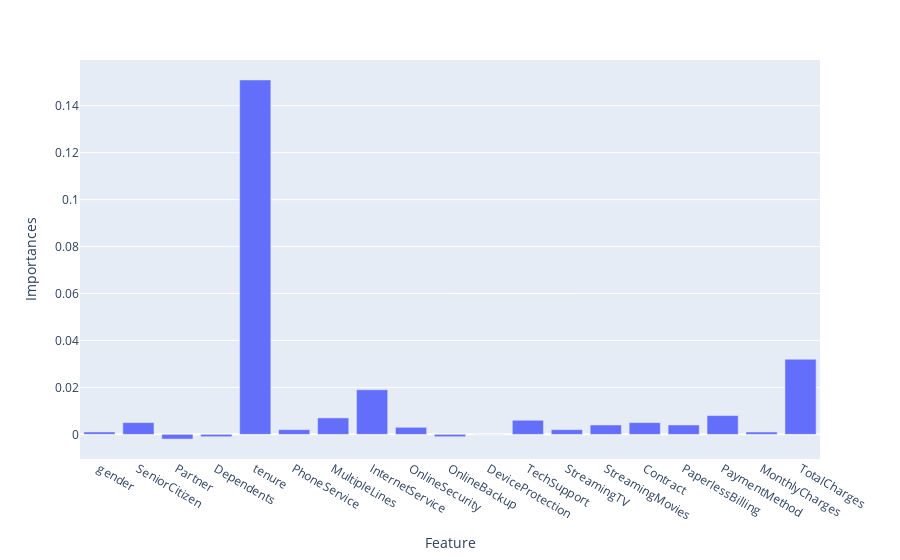

Here is the notebook cell this chart was saved with:
### Code cell
px.bar(df1, x='Feature', y='Importances')

### Figure 1 — Plotly figure (JSON) as saved in the notebook; plotly's stock layout.template omitted (floating-point values rounded to 4 significant figures)
{"data": [{"alignmentgroup": "True", "hovertemplate": "Feature=%{x}<br>Importances=%{y}<extra></extra>", "legendgroup": "", "marker": {"color": "#636efa"}, "name": "", "offsetgroup": "", "orientation": "v", "showlegend": false, "textposition": "auto", "type": "bar", "x": ["gender", "SeniorCitizen", "Partner", "Dependents", "tenure", "PhoneService", "MultipleLines", "InternetService", "OnlineSecurity", "OnlineBackup", "DeviceProtection", "TechSupport", "StreamingTV", "StreamingMovies", "Contract", "PaperlessBilling", "PaymentMethod", "MonthlyCharges", "TotalCharges"], "xaxis": "x", "y": [0.001, 0.005, -0.002, -0.001, 0.151, 0.002, 0.007, 0.019, 0.003, -0.001, 0, 0.006, 0.002, 0.004, 0.005, 0.004, 0.008, 0.001, 0.032], "yaxis": "y"}], "layout": {"barmode": "relative", "legend": {"tracegroupgap": 0}, "margin": {"t": 60}, "xaxis": {"anchor": "y", "domain": [0, 1], "title": {"text": "Feature"}}, "yaxis": {"anchor": "x", "domain": [0, 1], "title": {"text": "Importances"}}}}
